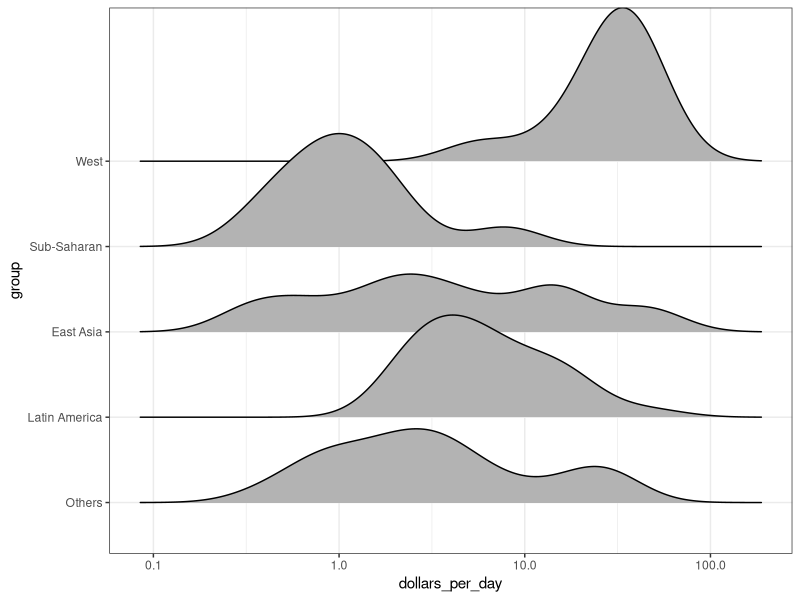
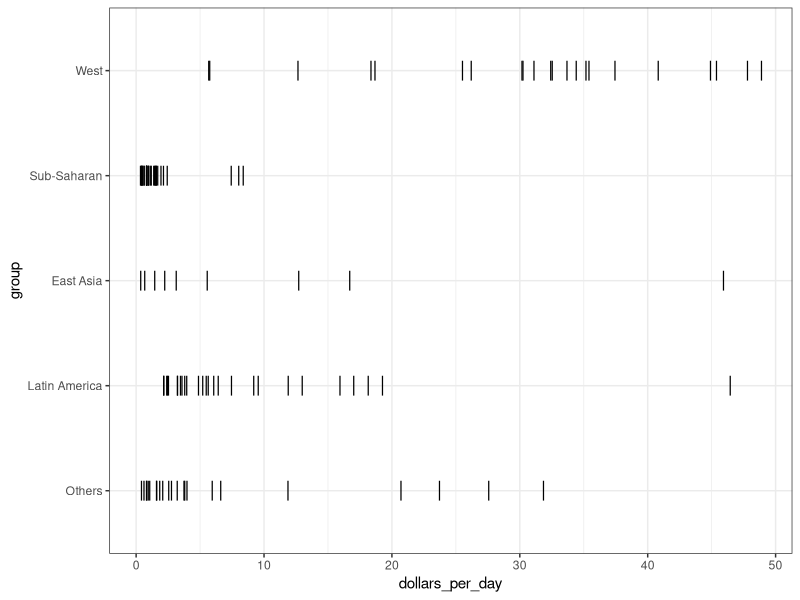
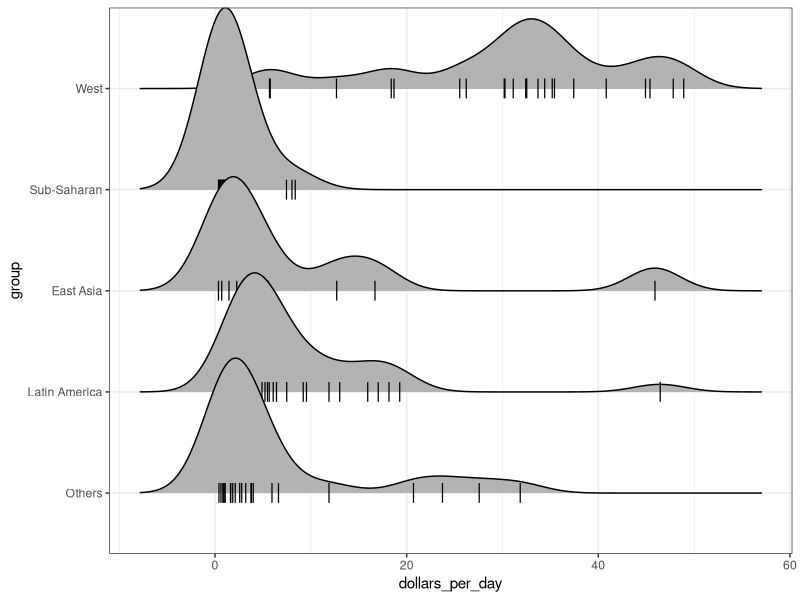
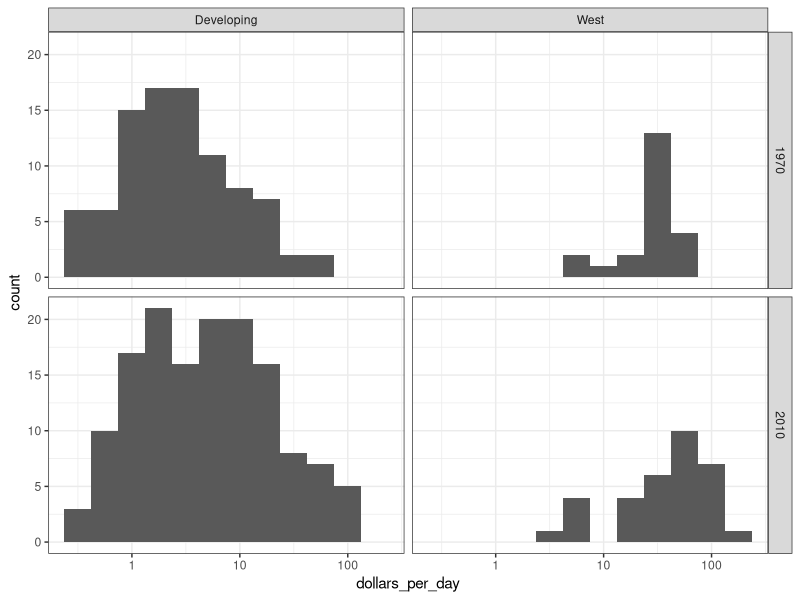
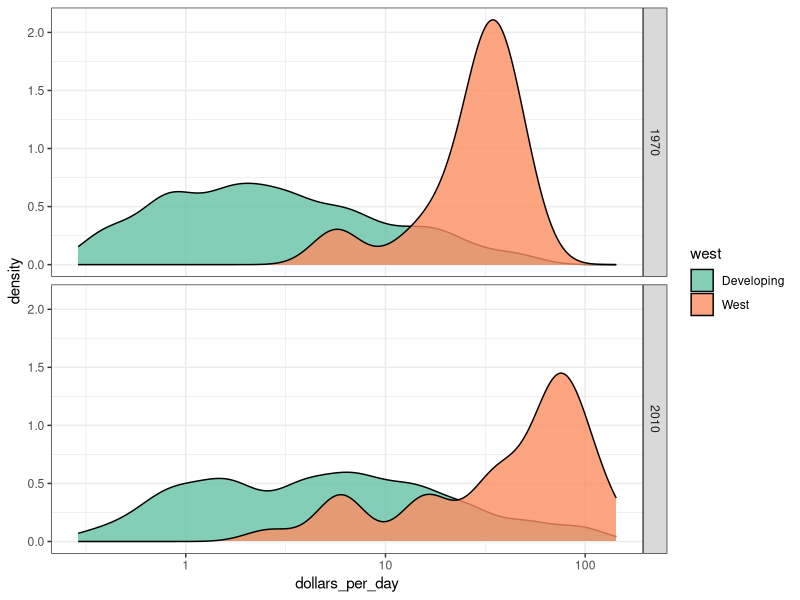
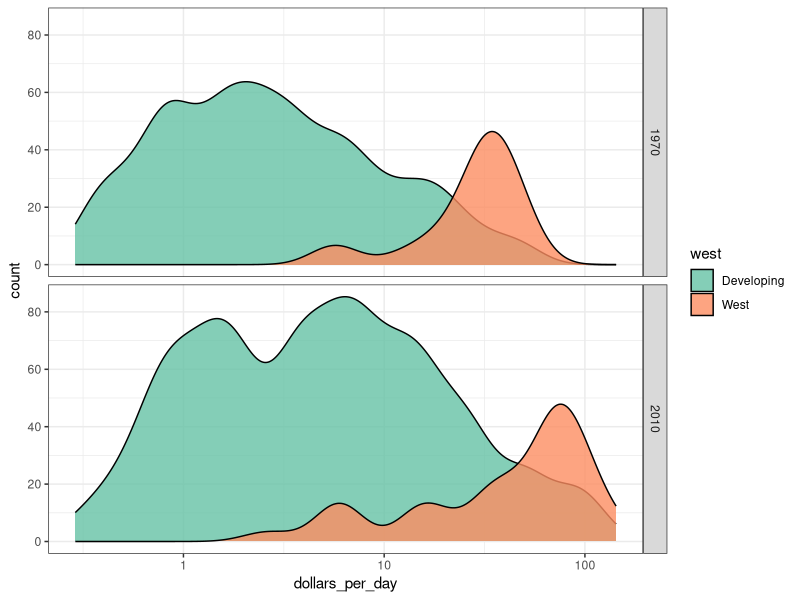
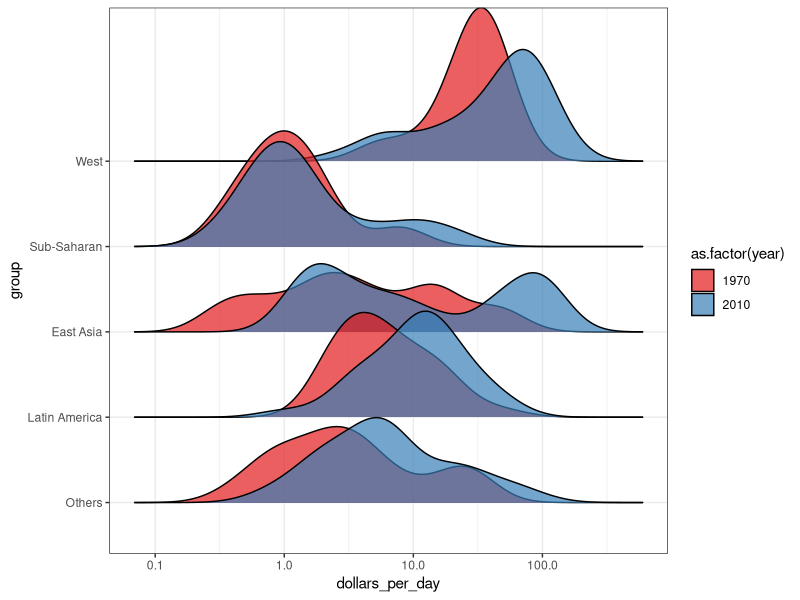
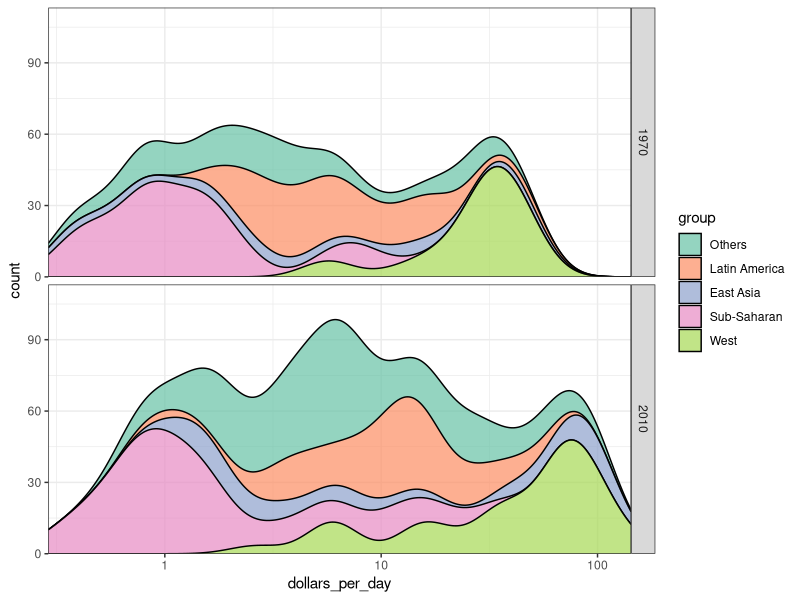

These figures' R source, in order:
## ---- chunk 1
knitr::opts_chunk$set(cache = FALSE, message = FALSE, warning = FALSE, echo = TRUE)
## ---- chunk 2
library("dplyr")
library("dslabs")
library("ggplot2")
library("ggridges")
theme_set(theme_bw())
## ---- chunk 3
data(gapminder)
gapminder <- gapminder %>%
  mutate(
    dollars_per_day = (gdp / population) / 365,
    group = case_when(
      region %in% c("Western Europe", "Northern Europe","Southern Europe",  "Northern America",  "Australia and New Zealand") ~ "West",
      region %in% c("Eastern Asia", "South-Eastern Asia") ~ "East Asia",
      region %in% c("Caribbean", "Central America",  "South America") ~ "Latin America",
      continent == "Africa" &  region != "Northern Africa" ~ "Sub-Saharan", 
      TRUE ~ "Others"
    ),
    group = factor(group, levels = c("Others", "Latin America",  "East Asia", "Sub-Saharan", "West")),
    west = ifelse(group == "West", "West", "Developing")
  )
## ---- chunk 4
past_year <- 1970
gapminder_subset <- gapminder %>%
  filter(year == past_year, !is.na(dollars_per_day))

ggplot(gapminder_subset, aes(dollars_per_day, group)) +  
  geom_density_ridges() +
  scale_x_log10()
## ---- chunk 5
ggplot(gapminder_subset, aes(dollars_per_day, group)) +
  geom_point(shape = "|", size = 5)
## ---- chunk 6
ggplot(gapminder_subset, aes(dollars_per_day, group)) +
  geom_density_ridges(
    jittered_points = TRUE, 
    position = position_points_jitter(height = 0),
    point_shape = '|', point_size = 5
  )
## ---- chunk 7
past_year <- 1970
present_year <- 2010
years <- c(past_year, present_year)

gapminder_subset <- gapminder %>%
  filter(year %in% years, !is.na(dollars_per_day))

ggplot(gapminder_subset, aes(dollars_per_day)) +
  geom_histogram(binwidth = 0.25) +
  scale_x_log10() +
  facet_grid(year ~ west)
## ---- chunk 8
ggplot(gapminder_subset, aes(dollars_per_day, fill = west)) +
  geom_density(alpha = 0.8, bw = 0.12) +
  scale_x_log10() +
  scale_fill_brewer(palette = "Set2") +
  facet_grid(year ~ .)
## ---- chunk 9
ggplot(gapminder_subset, aes(dollars_per_day, y = ..count.., fill = west)) +
  geom_density(alpha = 0.8, bw = 0.12) +
  scale_x_log10() +
  scale_fill_brewer(palette = "Set2") +
  facet_grid(year ~ .)
## ---- chunk 10
ggplot(gapminder_subset, aes(dollars_per_day, y = group, fill = as.factor(year))) +
  geom_density_ridges(alpha = 0.7) +
  scale_fill_brewer(palette = "Set1") +
  scale_x_log10()
## ---- chunk 11
ggplot(gapminder_subset, aes(dollars_per_day, fill = group, y = ..count..)) +
  geom_density(alpha = 0.7, bw = .12, position = "stack") +
  scale_fill_brewer(palette = "Set2") +
  scale_x_log10(expand = c(0, 0)) +
  scale_y_continuous(expand = c(0, 0, 0.15, 0)) +
  facet_grid(year ~ .)
